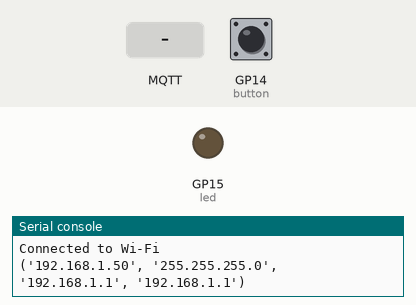
A program run on a simulated Raspberry Pi Pico running MicroPython. Shown: output pins drawn as LEDs (lit = HIGH), the last lines printed to the serial console. The inputs (shaded band) are chosen by the test bench; at power-on: GP14 (button) HIGH. WiFi joins after 1.5 s; no MQTT or app messages arrive unless stated.

Above: at 2.8 s.
2.9 s: MQTT message "on" arrives on the first subscribed topic
At 3.2 s:
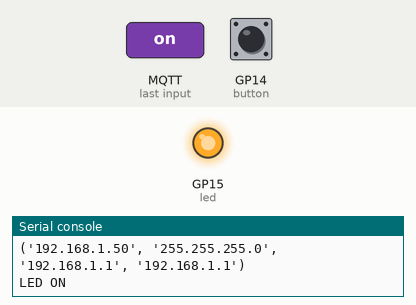
6.0 s: MQTT message "off" arrives on the first subscribed topic
At 6.8 s:
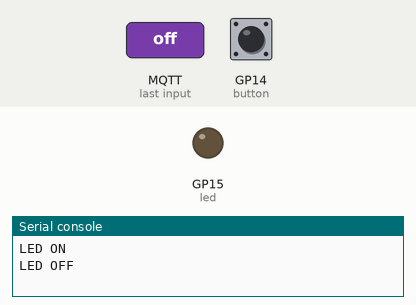
Timing chart, 0 to 9.0 s (numbered marks = the images above; inputs shaded):
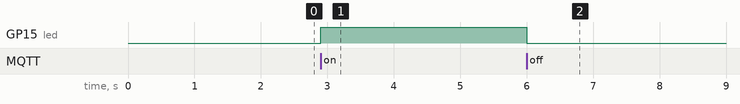

The program:

button_led_mqtt.py
```python
from machine import Pin
from time import sleep
from umqtt.simple import MQTTClient
import network

led = Pin(15, Pin.OUT)

# Configure your Wi-Fi credentials
SSID     = '<--WIFI-NETWORK-NAME-->'
PASSWORD = '<--WIFI-PASSWORD-->'

wlan = network.WLAN(network.STA_IF)
wlan.active(True)
wlan.connect(SSID,PASSWORD)

while not wlan.isconnected():
    pass

print('Connected to Wi-Fi')
print(wlan.ifconfig())

# Setup MQTT
SERVER       = '<--SERVER-IP-ADDRESS-->'  # Replace with your MQTT broker IP
CLIENT_ID    = b'PICO'
TOPIC_LED    = b'led_state'
TOPIC_BUTTON = b'button_state'
USER         = b'<--MQTT_USER-->'    # Replace with your MQTT username
PASSWORD     = b'<--MQTT_PASSWORD-->'# Replace with your MQTT password

client       = MQTTClient( CLIENT_ID,
                           SERVER,
                           user=USER,
                           password=PASSWORD,
                           keepalive=3600
                           )
client.connect()

def button_callback(pin):
    if button.value():
        print('Button Pressed')
        client.publish(TOPIC_BUTTON, "1")
    else:
        print('Button Unpressed')
        client.publish(TOPIC_BUTTON, "0")

button = Pin(14, Pin.IN, Pin.PULL_UP)
button.irq(trigger=Pin.IRQ_FALLING | Pin.IRQ_RISING, handler=button_callback)

def led_callback(topic, msg):
    if msg == b'on':
        print('LED ON')
        led.value(1)
    elif msg == b'off':
        print('LED OFF')
        led.value(0)

client.set_callback(led_callback)
client.subscribe(TOPIC_LED)

while True:
    client.wait_msg()
```

Measured:
- after the input at 2.9 s, GP15 (led): LOW → HIGH at once
- after the input at 6.0 s, GP15 (led): HIGH → LOW at once
